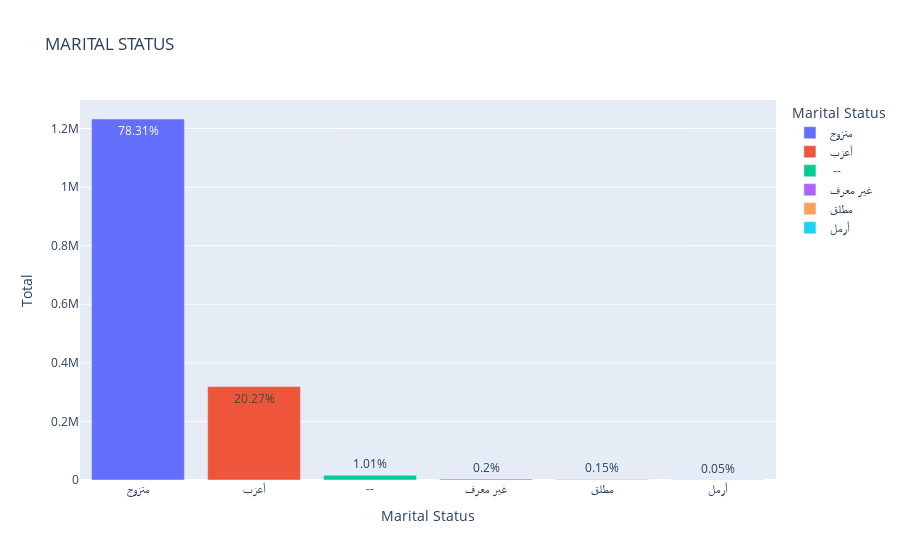

This figure's notebook cell:
### Code cell
#hide_input
fig = px.bar(insight7,x="Marital Status",y="Total",color="Marital Status",text="Percentage",title = "MARITAL STATUS")
fig.show()

### Figure 1 — Plotly figure (JSON) as saved in the notebook; plotly's stock layout.template omitted (floating-point values rounded to 4 significant figures)
{"data": [{"alignmentgroup": "True", "hovertemplate": "Marital Status=%{x}<br>Total=%{y}<br>Percentage=%{text}<extra></extra>", "legendgroup": "متزوج", "marker": {"color": "#636efa"}, "name": "متزوج", "offsetgroup": "متزوج", "orientation": "v", "showlegend": true, "text": ["78.31%"], "textposition": "auto", "type": "bar", "x": ["متزوج"], "xaxis": "x", "y": [1232659], "yaxis": "y"}, {"alignmentgroup": "True", "hovertemplate": "Marital Status=%{x}<br>Total=%{y}<br>Percentage=%{text}<extra></extra>", "legendgroup": "أعزب", "marker": {"color": "#EF553B"}, "name": "أعزب", "offsetgroup": "أعزب", "orientation": "v", "showlegend": true, "text": ["20.27%"], "textposition": "auto", "type": "bar", "x": ["أعزب"], "xaxis": "x", "y": [319096], "yaxis": "y"}, {"alignmentgroup": "True", "hovertemplate": "Marital Status=%{x}<br>Total=%{y}<br>Percentage=%{text}<extra></extra>", "legendgroup": " -- ", "marker": {"color": "#00cc96"}, "name": " -- ", "offsetgroup": " -- ", "orientation": "v", "showlegend": true, "text": ["1.01%"], "textposition": "auto", "type": "bar", "x": [" -- "], "xaxis": "x", "y": [15968], "yaxis": "y"}, {"alignmentgroup": "True", "hovertemplate": "Marital Status=%{x}<br>Total=%{y}<br>Percentage=%{text}<extra></extra>", "legendgroup": "غير معرف", "marker": {"color": "#ab63fa"}, "name": "غير معرف", "offsetgroup": "غير معرف", "orientation": "v", "showlegend": true, "text": ["0.2%"], "textposition": "auto", "type": "bar", "x": ["غير معرف"], "xaxis": "x", "y": [3159], "yaxis": "y"}, {"alignmentgroup": "True", "hovertemplate": "Marital Status=%{x}<br>Total=%{y}<br>Percentage=%{text}<extra></extra>", "legendgroup": "مطلق", "marker": {"color": "#FFA15A"}, "name": "مطلق", "offsetgroup": "مطلق", "orientation": "v", "showlegend": true, "text": ["0.15%"], "textposition": "auto", "type": "bar", "x": ["مطلق"], "xaxis": "x", "y": [2394], "yaxis": "y"}, {"alignmentgroup": "True", "hovertemplate": "Marital Status=%{x}<br>Total=%{y}<br>Percentage=%{text}<extra></extra>", "legendgroup": "أرمل", "marker": {"color": "#19d3f3"}, "name": "أرمل", "offsetgroup": "أرمل", "orientation": "v", "showlegend": true, "text": ["0.05%"], "textposition": "auto", "type": "bar", "x": ["أرمل"], "xaxis": "x", "y": [764], "yaxis": "y"}], "layout": {"barmode": "relative", "legend": {"title": {"text": "Marital Status"}, "tracegroupgap": 0}, "title": {"text": "MARITAL STATUS"}, "xaxis": {"anchor": "y", "categoryarray": ["متزوج", "أعزب", " -- ", "غير معرف", "مطلق", "أرمل"], "categoryorder": "array", "domain": [0, 1], "title": {"text": "Marital Status"}}, "yaxis": {"anchor": "x", "domain": [0, 1], "title": {"text": "Total"}}}}
